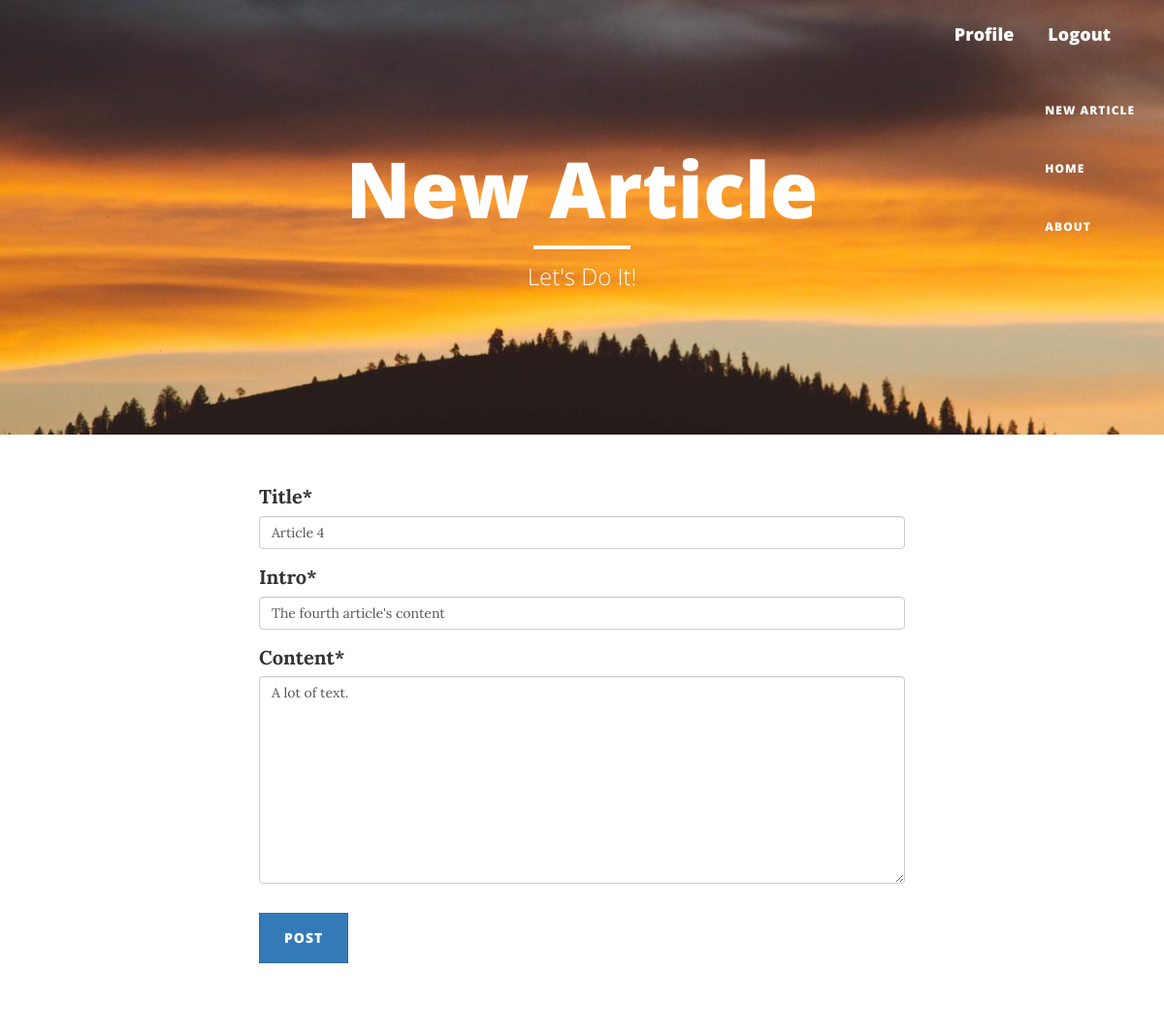
The app's page /article/4/update (signed in) with its own data.
### blog/models.py (models this page shows, shortened)
class Article(models.Model):
    title = models.CharField(max_length=100)
    intro = models.CharField(max_length=500, null=True)
    content = models.TextField()
    date_posted = models.DateTimeField(default=timezone.now)
    author = models.ForeignKey(User, on_delete=models.CASCADE, related_name='articles')

### blog/views.py (the view, shortened to what this page needs)
# urls.py: path('article/<int:pk>/update', ArticleUpdateView.as_view(), name='article-update'),
class ArticleUpdateView(LoginRequiredMixin, UserPassesTestMixin, UpdateView):
    model = Article
    fields = ['title', 'intro', 'content']
    def test_func(self):
        article = self.get_object()
        if self.request.user == article.author:
            return True
        return False

### blog/templates/blog/article_form.html (shortened to what this page needs)
{% extends 'blog/basic.html' %}
{% load crispy_forms_tags %}
{% block header %}
<h1>New Article</h1>
<hr class="small">
<span class="subheading">Let's Do It!</span>
{% endblock header %}
{% block content %}
    <div class="content-section">
        <form method="POST" style="width: 60%; margin: 0 auto">
            <fieldset class="form-group">
                {{ form|crispy }}
            </fieldset>
            <div class="form-group">
                <button class="btn btn-primary" type="submit">Post</button>
            </div>
        </form>
    </div>
{% endblock content %}

### records on screen
Article: title "Article 4", intro "The fourth article's content", content "A lot of text."
